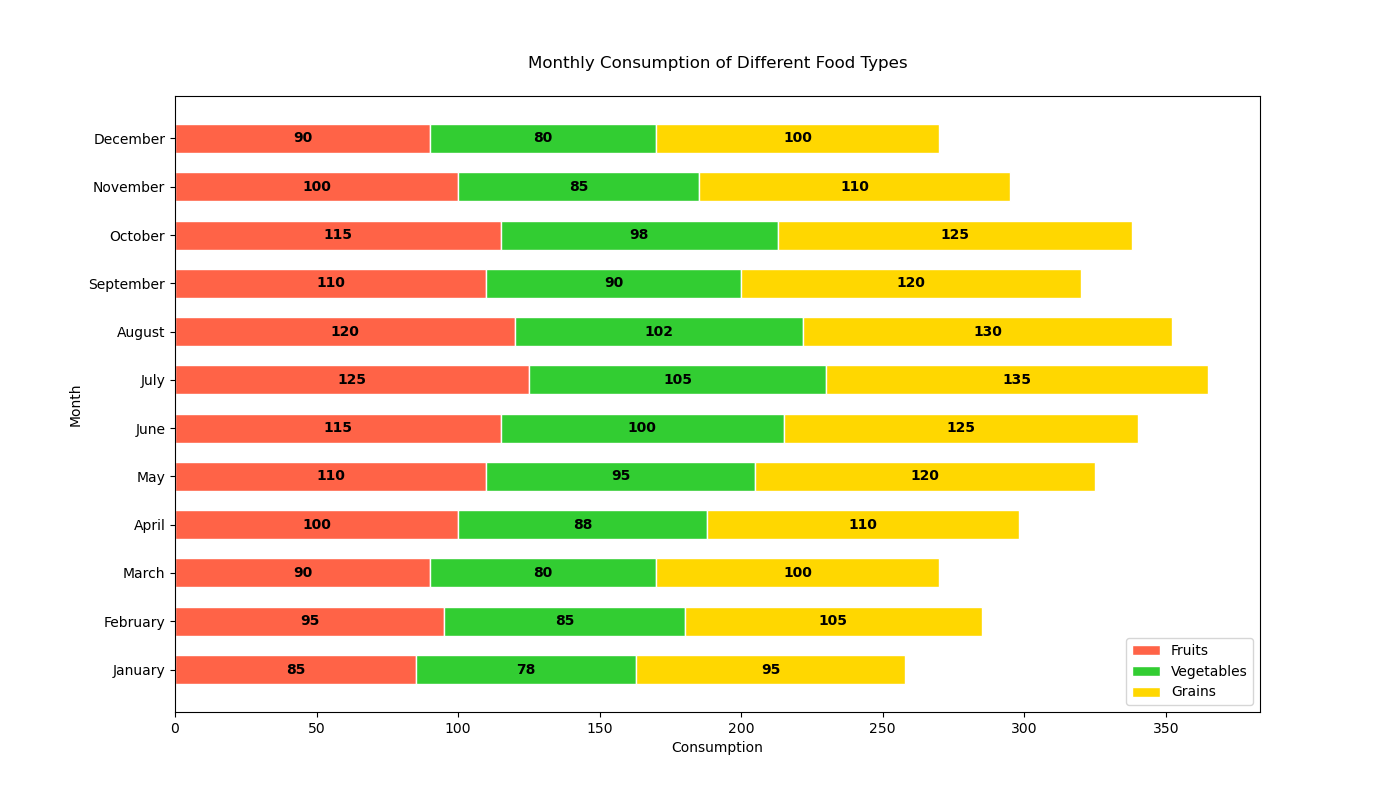

The Python source for this figure:

import matplotlib.pyplot as plt

# Data
months = ['January', 'February', 'March', 'April', 'May', 'June', 'July', 'August', 'September', 'October', 'November', 'December']
fruits = [85, 95, 90, 100, 110, 115, 125, 120, 110, 115, 100, 90]
vegetables = [78, 85, 80, 88, 95, 100, 105, 102, 90, 98, 85, 80]
grains = [95, 105, 100, 110, 120, 125, 135, 130, 120, 125, 110, 100]

# Color codes for each food type
colors = ['#FF6347', '#32CD32', '#FFD700']

# Plot stacked bar chart
plt.figure(figsize=(14, 8)) # Width and height of the chart in inches
bar_height = 0.6 # Height of the bars

plt.barh(months, fruits, color=colors[0], edgecolor='white', height=bar_height, label='Fruits')
plt.barh(months, vegetables, left=fruits, color=colors[1], edgecolor='white', height=bar_height, label='Vegetables')
plt.barh(months, grains, left=[i+j for i,j in zip(fruits, vegetables)], color=colors[2], edgecolor='white', height=bar_height, label='Grains')

# Add labels and title
plt.xlabel('Consumption')
plt.ylabel('Month')
plt.title('Monthly Consumption of Different Food Types', pad=20)
plt.legend(loc='lower right')

# Assign numerical labels to each bar
for i in range(len(months)):
    plt.text(fruits[i] / 2, i, str(fruits[i]), ha='center', va='center', color='black', fontweight='bold')
    plt.text(fruits[i] + vegetables[i] / 2, i, str(vegetables[i]), ha='center', va='center', color='black', fontweight='bold')
    plt.text(fruits[i] + vegetables[i] + grains[i] / 2, i, str(grains[i]), ha='center', va='center', color='black', fontweight='bold')

# Display the final result
plt.show()
